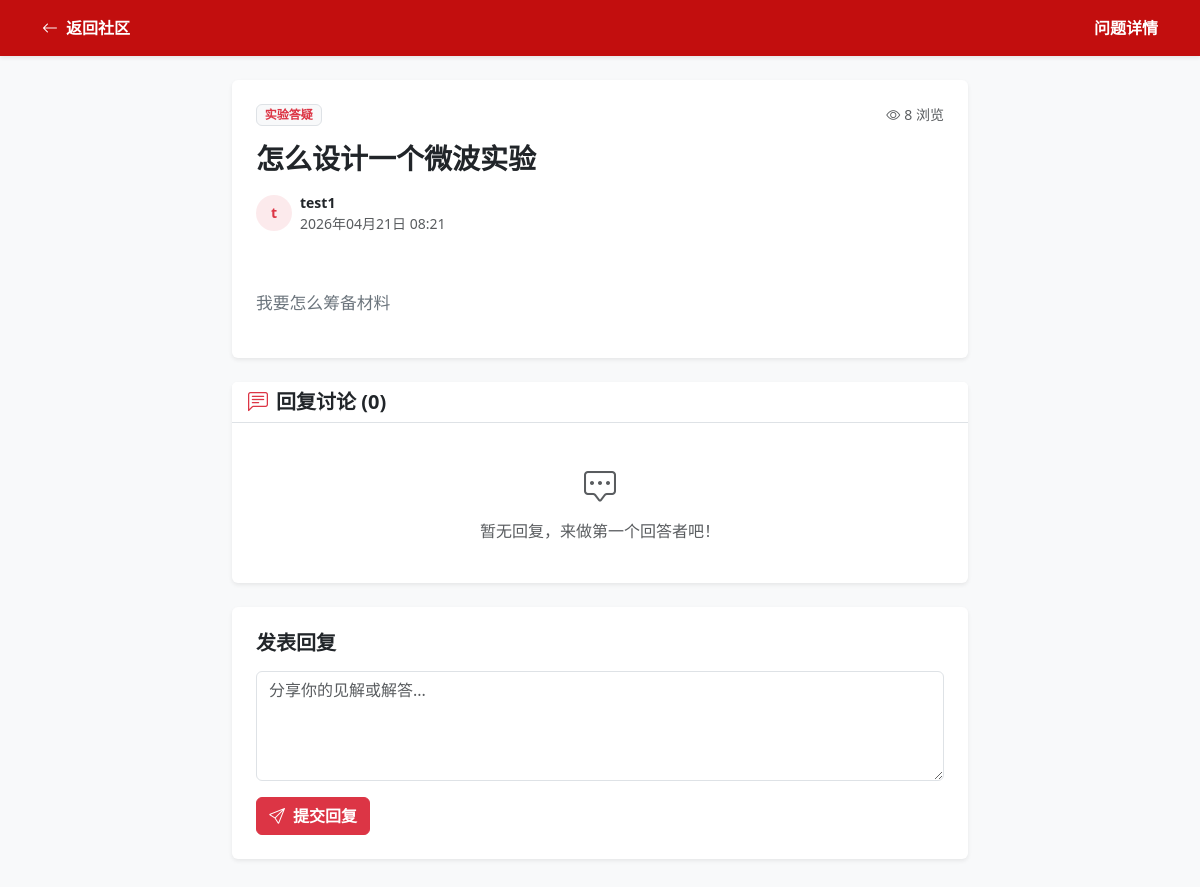
Screenshot of /community/post/2/ with the database file from the repository.
### blog/models.py (models this page shows, shortened)
class Post(models.Model):
    CHAPTER_CHOICES = [
        ('general', '综合讨论'),
        ('vector', '矢量分析基础'),
        ('electrostatic', '静电场'),
        ('magnetostatic', '恒定磁场'),
        ('maxwell', '麦克斯韦方程组'),
        ('wave', '平面电磁波'),
        ('transmission', '传输线理论'),
        ('waveguide', '波导与谐振腔'),
        ('antenna', '天线原理'),
        ('microwave', '微波网络'),
        ('experiment', '实验答疑'),
    ]
    title = models.CharField('问题标题', max_length=200)
    content = models.TextField('问题内容')
    author = models.CharField('提问者', max_length=50)
    chapter = models.CharField('所属章节', max_length=20, choices=CHAPTER_CHOICES, default='general')
    created_at = models.DateTimeField(auto_now_add=True)
    views = models.PositiveIntegerField('浏览量', default=0)
    likes = models.PositiveIntegerField('点赞数', default=0)
    class Meta:
        db_table = 'community_posts'
        ordering = ['-created_at']

### blog/views.py (the view)
# urls.py: path('community/post/<int:post_id>/', views.post_detail, name='post_detail'),  # 帖子详情页
def post_detail(request, post_id):
    post = get_object_or_404(Post, id=post_id)
    post.views += 1
    post.save()
    return render(request, 'post_detail.html', {
        'post': post,
        'comments': post.comments.all(),
        'chapter_choices': Post.CHAPTER_CHOICES,
    })

### templates/post_detail.html (shortened to what this page needs)
{% load static %}
<!DOCTYPE html>
<html lang="zh-CN">
<head>
    <link rel="stylesheet" href="{% static 'bootstrap5/bootstrap.min.css' %}">
    <link rel="stylesheet" href="https://cdn.jsdelivr.net/npm/bootstrap-icons@1.11.0/font/bootstrap-icons.css">
</head>
<body class="bg-light">
<header class="p-3 bg-hqu-red text-white shadow-sm">
    <div class="container">
        <div class="d-flex justify-content-between align-items-center">
            <a href="/" class="text-white text-decoration-none fw-bold">
                <i class="bi bi-arrow-left me-2"></i>返回社区
            </a>
            <span class="fw-bold">问题详情</span>
        </div>
    </div>
</header>
<div class="container mt-4 mb-5">
    <div class="row justify-content-center">
        <div class="col-lg-8">
            <div class="card border-0 shadow-sm mb-4">
                <div class="card-body p-4">
                    <div class="d-flex justify-content-between align-items-start mb-3">
                        <span class="badge bg-light text-danger border">{{ post.get_chapter_display }}</span>
                        <small class="text-muted"><i class="bi bi-eye me-1"></i>{{ post.views }} 浏览</small>
                    </div>
                    <h3 class="fw-bold mb-3">{{ post.title }}</h3>
                    <div class="d-flex align-items-center mb-4 text-muted small">
                        <div class="bg-danger bg-opacity-10 text-danger rounded-circle d-flex align-items-center justify-content-center me-2"
                             style="width: 36px; height: 36px; font-weight: bold;">
                            {{ post.author|first }}
                        </div>
                        <div>
                            <div class="fw-bold text-dark">{{ post.author }}</div>
                            <div>{{ post.created_at|date:"Y年m月d日 H:i" }}</div>
                        </div>
                    </div>
                    <div class="post-content text-secondary mb-3" style="white-space: pre-line;">
                        {{ post.content }}
                    </div>
                </div>
            </div>
            <div class="card border-0 shadow-sm mb-4">
                <div class="card-header bg-white border-bottom">
                    <h5 class="mb-0 fw-bold"><i class="bi bi-chat-left-text me-2 text-danger"></i>回复讨论 ({{ comments.count }})</h5>
                </div>
                <div class="card-body">
                    {% for comment in comments %}
                    <div class="d-flex mb-4 {% if not forloop.last %}border-bottom pb-3{% endif %}">
                        <div class="flex-shrink-0 me-3">
                            <div class="bg-secondary bg-opacity-10 text-secondary rounded-circle d-flex align-items-center justify-content-center"
                                 style="width: 40px; height: 40px; font-weight: bold;">
                                {{ comment.author|first }}
                            </div>
                        </div>
                        <div class="flex-grow-1">
                            <div class="d-flex justify-content-between align-items-center mb-2">
                                <div>
                                    <span class="fw-bold me-2">{{ comment.author }}</span>
                                    {% if comment.is_teacher %}
                                    <span class="teacher-badge"><i class="bi bi-patch-check-fill me-1"></i>教师</span>
                                    {% endif %}
                                </div>
                                <small class="text-muted">{{ comment.created_at|date:"m-d H:i" }}</small>
                            </div>
                            <div class="text-secondary" style="white-space: pre-line;">{{ comment.content }}</div>
                        </div>
                    </div>
                    {% empty %}
                    <div class="text-center py-4 text-muted">
                        <i class="bi bi-chat-square-dots fs-2 d-block mb-2"></i>
                        暂无回复，来做第一个回答者吧！
                    </div>
                    {% endfor %}
                </div>
            </div>
            <div class="card border-0 shadow-sm">
                <div class="card-body p-4">
                    <h5 class="fw-bold mb-3">发表回复</h5>
                    <form method="post" action="{% url 'add_comment' post.id %}">
                        <div class="mb-3">
                            <textarea class="form-control" name="content" rows="4" placeholder="分享你的见解或解答..." required></textarea>
                        </div>
                        <button type="submit" class="btn btn-danger fw-bold">
                            <i class="bi bi-send me-2"></i>提交回复
                        </button>
                    </form>
                </div>
            </div>
        </div>
    </div>
</div>
</body>
</html>

### templates/post_detail.html (style rules this page uses)
.bg-hqu-red { background-color: #C20E0E !important; }
.post-content { line-height: 1.8; font-size: 1.05rem; }

### rows the page displays
Post: chapter "实验答疑", views "8", title "怎么设计一个微波实验", author|first "t", author "test1", created_at "2026年04月21日 08:21", content "我要怎么筹备材料", count "0"
